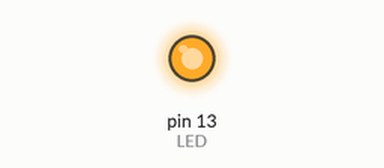
A sketch run on a simulated Arduino Uno, built with avr-gcc and run on an emulated ATmega328P. Shown: output pins drawn as LEDs (lit = HIGH).

Above: at 0.35 s.
At 26.5 s:
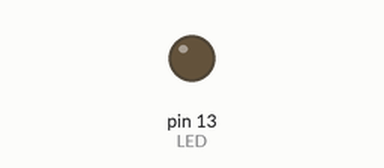
Timing chart, 0 to 29.1 s (numbered marks = the images above):
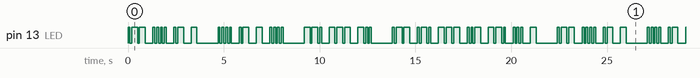

The sketch:

MorseAdvanced_v1.ino
```cpp
// Morse Code Program to write "What hath God Wrought"

const int LED = 13; //Led connected to digital pin 13

int character = 100; // pause between character components (_) is 1 unit

void setup()
{
  pinMode(LED, OUTPUT); // sets the digital pin as output
}

void dah()  // length of dahs (-) is 3 units
{
  digitalWrite(LED, HIGH);
  delay(300);
  digitalWrite(LED, LOW);
  delay(character);
}

void dit()  // length of dits (.) is 1 units
{
  digitalWrite(LED, HIGH);
  delay(100);
  digitalWrite(LED, LOW);
  delay(character);
}

void pause()  // pause between characters is 1 unit
{
  delay(300);
}

void space()  // pause between characters is 1 unit
{
  delay(700);
}

void loop()
{
  dit(); dah(); dah(); pause();         // W .--
  dit(); dit(); dit(); dit(); pause();  // h ....
  dit(); dah(); pause();                // a .-
  dah(); pause();                       // t -
  space();

  dit(); dit(); dit(); dit(); pause();  // h ....
  dit(); dah(); pause();                // a .-
  dah(); pause();                       // t -
  dit(); dit(); dit(); dit(); pause();  // h ....
  space();

  dah(); dah(); dit(); pause();         // G --.
  dah(); dah(); dah(); pause();         // o ---
  dah(); dit(); dit(); pause();         // d -..
  space();

  dit(); dah(); dah(); pause();         // w .--
  dit(); dah(); dit(); pause();         // r .-.
  dah(); dah(); dah(); pause();         // o ---
  dit(); dit(); dah(); pause();         // u ..-
  dah(); dah(); dit(); pause();         // g --.
  dit(); dit(); dit(); pause();         // h ....
  dah(); pause();                       // t -__
  space();
}
```

Measured:
- by itself, pin 13 (LED): moves between LOW and HIGH, repeating every 22.4 s
- by itself, everything shown: repeats every 22.4 s, in 98 steps
